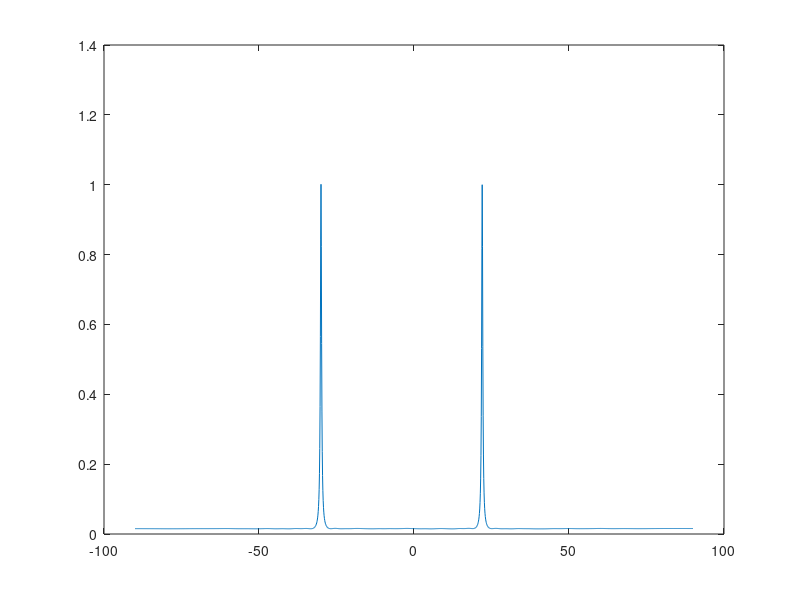

Reproduce this figure in MATLAB.
% MVDR Implementation

% R - spatial covariance matrix
% k - expected number of sources
% d0 - inter element spacing used to obtain R

% R should obviously be square

% ------------------------- OUR DATA ------------------------------------
N = 64; % num elements
fs = 1500; %hz
wavelength = 1500/250; 
spacing = 118/63;
d = spacing/wavelength;
P = [1 1];
doas = [-30 22]*pi/180;

K = 3000;
r = 2; % total number of signals

A=exp(-1i*2*pi*d*(0:N-1)'*sin(doas(:)'));
sig=round(rand(r,K))*2-1;   % Generate random BPSK symbols for each of the % r signals
noise=sqrt(1/2)*(randn(N,K)+1i*randn(N,K));  %Uncorrelated noise

% ------------------------- OUR DATA ------------------------------------
X=A*diag(sqrt(P))*sig+noise;   %Generate data matrix

R = X*X'/K; % spatial covariance matrix 10x10

[Q, D] = eig(R); %eigenvalues and vectors of cov matrix
[D, I] = sort(diag(D),1,'descend');

Q = Q(:,I); % sorts the eigenvectors to get signal first
Qs = Q(:, 1:r); % signal eigenvectors
Qr = Q(:,r+1:N); % noise eigenvectors

IR = inv(R);

% directions to look
angles=(-90:0.1:90);
% steering vector to look
a1=exp(-1i*2*pi*d*(0:N-1)'*sin(angles(:)'*pi/180));

for k = 1:length(angles)
    mvdr(k) = 1/(a1(:,k)'*IR*a1(:,k));
end

figure(1)
plot(angles,abs(mvdr))
